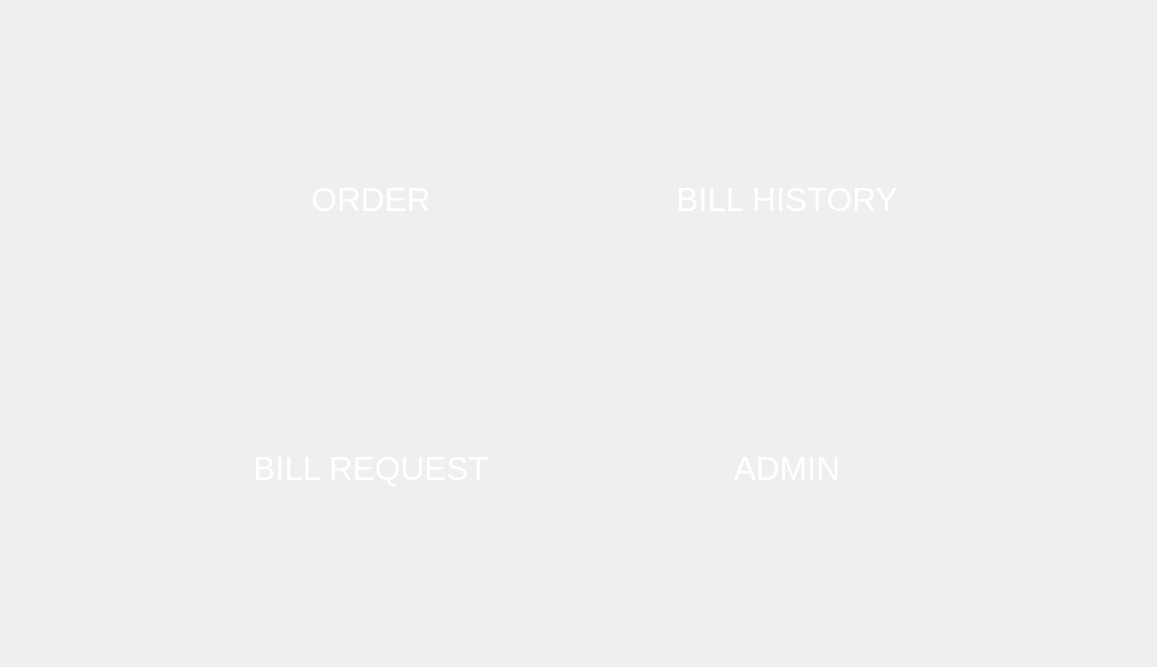
<?xml version="1.0" encoding="UTF-8"?>
<ui version="4.0">
 <class>menuButtons</class>
 <widget class="QWidget" name="menuButtons">
  <property name="geometry">
   <rect>
    <x>0</x>
    <y>0</y>
    <width>1157</width>
    <height>667</height>
   </rect>
  </property>
  <property name="windowTitle">
   <string>Form</string>
  </property>
  <property name="styleSheet">
   <string notr="true"/>
  </property>
  <layout class="QHBoxLayout" name="horizontalLayout">
   <item>
    <spacer name="horizontalSpacer">
     <property name="orientation">
      <enum>Qt::Horizontal</enum>
     </property>
     <property name="sizeType">
      <enum>QSizePolicy::Expanding</enum>
     </property>
     <property name="sizeHint" stdset="0">
      <size>
       <width>40</width>
       <height>20</height>
      </size>
     </property>
    </spacer>
   </item>
   <item>
    <layout class="QGridLayout" name="gridLayout">
     <item row="1" column="5">
      <widget class="QPushButton" name="btnBillHistory">
       <property name="minimumSize">
        <size>
         <width>250</width>
         <height>150</height>
        </size>
       </property>
       <property name="maximumSize">
        <size>
         <width>250</width>
         <height>150</height>
        </size>
       </property>
       <property name="font">
        <font>
         <pointsize>25</pointsize>
        </font>
       </property>
       <property name="styleSheet">
        <string notr="true">border-radius: 10px;
color : white;
border-image: url(:/img/img/ButtonBackground.jpg);
</string>
       </property>
       <property name="text">
        <string>BILL HISTORY</string>
       </property>
      </widget>
     </item>
     <item row="1" column="3">
      <spacer name="horizontalSpacer_7">
       <property name="orientation">
        <enum>Qt::Horizontal</enum>
       </property>
       <property name="sizeHint" stdset="0">
        <size>
         <width>40</width>
         <height>20</height>
        </size>
       </property>
      </spacer>
     </item>
     <item row="2" column="0">
      <spacer name="verticalSpacer">
       <property name="orientation">
        <enum>Qt::Vertical</enum>
       </property>
       <property name="sizeHint" stdset="0">
        <size>
         <width>20</width>
         <height>40</height>
        </size>
       </property>
      </spacer>
     </item>
     <item row="1" column="1">
      <spacer name="horizontalSpacer_8">
       <property name="orientation">
        <enum>Qt::Horizontal</enum>
       </property>
       <property name="sizeHint" stdset="0">
        <size>
         <width>40</width>
         <height>20</height>
        </size>
       </property>
      </spacer>
     </item>
     <item row="0" column="0">
      <spacer name="verticalSpacer_3">
       <property name="orientation">
        <enum>Qt::Vertical</enum>
       </property>
       <property name="sizeHint" stdset="0">
        <size>
         <width>20</width>
         <height>40</height>
        </size>
       </property>
      </spacer>
     </item>
     <item row="1" column="0">
      <widget class="QPushButton" name="btnOrder">
       <property name="minimumSize">
        <size>
         <width>250</width>
         <height>150</height>
        </size>
       </property>
       <property name="maximumSize">
        <size>
         <width>250</width>
         <height>150</height>
        </size>
       </property>
       <property name="font">
        <font>
         <pointsize>25</pointsize>
        </font>
       </property>
       <property name="styleSheet">
        <string notr="true">border-radius: 10px;
color : white;
border-image: url(:/img/img/ButtonBackground.jpg);
</string>
       </property>
       <property name="text">
        <string>ORDER</string>
       </property>
      </widget>
     </item>
     <item row="3" column="5">
      <widget class="QPushButton" name="btnAdmin">
       <property name="minimumSize">
        <size>
         <width>250</width>
         <height>150</height>
        </size>
       </property>
       <property name="maximumSize">
        <size>
         <width>250</width>
         <height>150</height>
        </size>
       </property>
       <property name="font">
        <font>
         <pointsize>25</pointsize>
        </font>
       </property>
       <property name="styleSheet">
        <string notr="true">border-radius: 10px;
color : white;
border-image: url(:/img/img/ButtonBackground.jpg);
</string>
       </property>
       <property name="text">
        <string>ADMIN</string>
       </property>
      </widget>
     </item>
     <item row="1" column="2">
      <spacer name="horizontalSpacer_5">
       <property name="orientation">
        <enum>Qt::Horizontal</enum>
       </property>
       <property name="sizeHint" stdset="0">
        <size>
         <width>40</width>
         <height>20</height>
        </size>
       </property>
      </spacer>
     </item>
     <item row="1" column="4">
      <spacer name="horizontalSpacer_3">
       <property name="orientation">
        <enum>Qt::Horizontal</enum>
       </property>
       <property name="sizeHint" stdset="0">
        <size>
         <width>40</width>
         <height>20</height>
        </size>
       </property>
      </spacer>
     </item>
     <item row="4" column="0">
      <spacer name="verticalSpacer_2">
       <property name="orientation">
        <enum>Qt::Vertical</enum>
       </property>
       <property name="sizeHint" stdset="0">
        <size>
         <width>20</width>
         <height>40</height>
        </size>
       </property>
      </spacer>
     </item>
     <item row="3" column="0">
      <widget class="QPushButton" name="btnBillReq">
       <property name="minimumSize">
        <size>
         <width>250</width>
         <height>150</height>
        </size>
       </property>
       <property name="maximumSize">
        <size>
         <width>250</width>
         <height>150</height>
        </size>
       </property>
       <property name="font">
        <font>
         <pointsize>25</pointsize>
        </font>
       </property>
       <property name="styleSheet">
        <string notr="true">border-radius: 10px;
color : white;
border-image: url(:/img/img/ButtonBackground.jpg);
</string>
       </property>
       <property name="text">
        <string>BILL REQUEST</string>
       </property>
      </widget>
     </item>
    </layout>
   </item>
   <item>
    <spacer name="horizontalSpacer_11">
     <property name="orientation">
      <enum>Qt::Horizontal</enum>
     </property>
     <property name="sizeHint" stdset="0">
      <size>
       <width>40</width>
       <height>20</height>
      </size>
     </property>
    </spacer>
   </item>
  </layout>
 </widget>
 <resources/>
 <connections/>
</ui>
